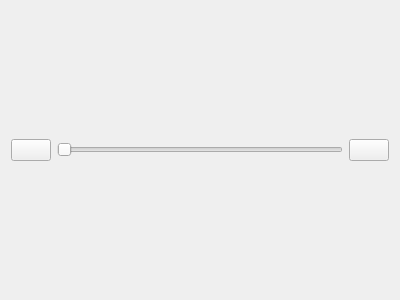
<?xml version="1.0" encoding="UTF-8"?>
<ui version="4.0">
 <class>Brightness</class>
 <widget class="QWidget" name="Brightness">
  <property name="geometry">
   <rect>
    <x>0</x>
    <y>0</y>
    <width>400</width>
    <height>300</height>
   </rect>
  </property>
  <property name="windowTitle">
   <string>Brightness</string>
  </property>
  <layout class="QHBoxLayout" name="horizontalLayout">
   <item>
    <widget class="QPushButton" name="m_BrightnessDownPushButton">
     <property name="text">
      <string/>
     </property>
     <property name="icon">
      <iconset resource="../res_setting.qrc">
       <normaloff>:/image/setting/bightness-down.png</normaloff>:/image/setting/bightness-down.png</iconset>
     </property>
     <property name="iconSize">
      <size>
       <width>60</width>
       <height>60</height>
      </size>
     </property>
    </widget>
   </item>
   <item>
    <widget class="QSlider" name="m_BrightnessHorizontalSlider">
     <property name="maximumSize">
      <size>
       <width>16777215</width>
       <height>300</height>
      </size>
     </property>
     <property name="sizeIncrement">
      <size>
       <width>0</width>
       <height>0</height>
      </size>
     </property>
     <property name="cursor">
      <cursorShape>ArrowCursor</cursorShape>
     </property>
     <property name="mouseTracking">
      <bool>false</bool>
     </property>
     <property name="focusPolicy">
      <enum>Qt::NoFocus</enum>
     </property>
     <property name="acceptDrops">
      <bool>false</bool>
     </property>
     <property name="minimum">
      <number>10</number>
     </property>
     <property name="maximum">
      <number>255</number>
     </property>
     <property name="pageStep">
      <number>5</number>
     </property>
     <property name="orientation">
      <enum>Qt::Horizontal</enum>
     </property>
    </widget>
   </item>
   <item>
    <widget class="QPushButton" name="m_BrightnessUpPushButton">
     <property name="text">
      <string/>
     </property>
     <property name="icon">
      <iconset resource="../res_setting.qrc">
       <normaloff>:/image/setting/bightness-up.png</normaloff>:/image/setting/bightness-up.png</iconset>
     </property>
     <property name="iconSize">
      <size>
       <width>60</width>
       <height>60</height>
      </size>
     </property>
    </widget>
   </item>
  </layout>
 </widget>
 <layoutdefault spacing="6" margin="11"/>
 <resources>
  <include location="../res_setting.qrc"/>
 </resources>
 <connections/>
</ui>
